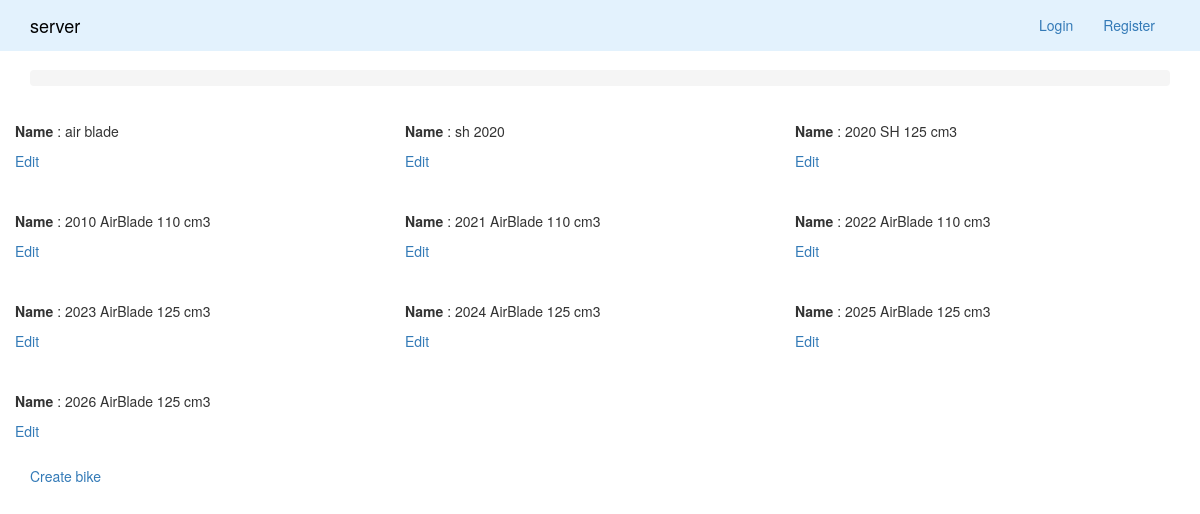
Screenshot of /bike/ with the database file from the repository.
### firmware/models/Bike.py (models this page shows)
class Bike(models.Model):
    name = models.CharField(max_length=200, unique=True)

### firmware/views/BikeView.py (the view)
# urls.py: url(r'^bike/$', BikeView.as_view(), name='bike'),
class BikeView(View):
    template_name = 'firmware/bike.html'
    def get_bikes(self):
        bikes = Bike.objects.all()
        return bikes
    def get_items(self, bikes):
        items = []
        for bike in bikes:
            item = {
                'id': bike.id,
                'name': bike.name,
            }
            items.append(item)
        return items
    def get(self, request):
        bikes = self.get_bikes()
        items = self.get_items(bikes)
        context = {
            'items': items,
        }
        return TemplateResponse(request, self.template_name, context)

### firmware/context_processors.py (called while the page is built)
def is_moderator(request):
    return request.user.groups.filter(name='moderator').exists()

def user(request):
    return {
        'user': request.user,
        'moderator': is_moderator(request)
    }

### templates/firmware/bike.html (shortened to what this page needs)
{% extends 'includes/layout.html' %}
{% load index %}
{% load static %}
{% load humanize %}
{% load mathfilters %}
{% block content %}
    <div class="row">
        {% for item in items %}
            <div class='col-lg-4' style='margin: 15px 0'>
                <div class="row">
                    <p> <strong> Name </strong>: {{item.name}} </p>
                    <p> <a href='{% url 'firmware:bike-edit' item.id %}'> Edit </a> </p>
                </div>
            </div>
        {% endfor %}
    </div>
    {% if not create_bike_form and not bike %}
        <a href="{% url 'firmware:create-bike' %}" class='button'> Create bike</a>
    {% endif %}
{% endblock %}

### static/css/shop-homepage.css (style rules this page uses)
body { padding-top: 70px; }

### rows the page displays
Bike: name "air blade"
Bike: name "sh 2020"
Bike: name "2020 SH 125 cm3"
Bike: name "2010 AirBlade 110 cm3"
Bike: name "2021 AirBlade 110 cm3"
Bike: name "2022 AirBlade 110 cm3"
Bike: name "2023 AirBlade 125 cm3"
Bike: name "2024 AirBlade 125 cm3"
Bike: name "2025 AirBlade 125 cm3"
Bike: name "2026 AirBlade 125 cm3"
